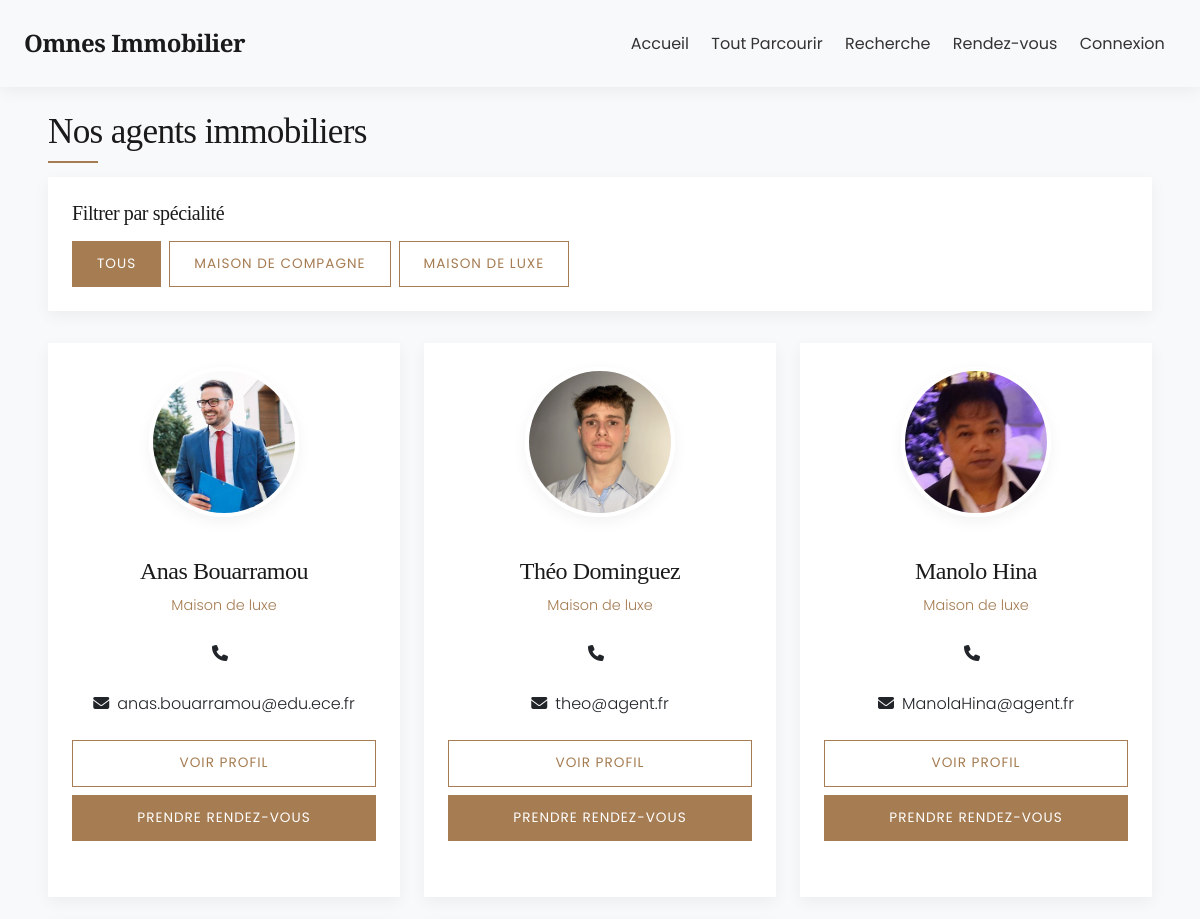
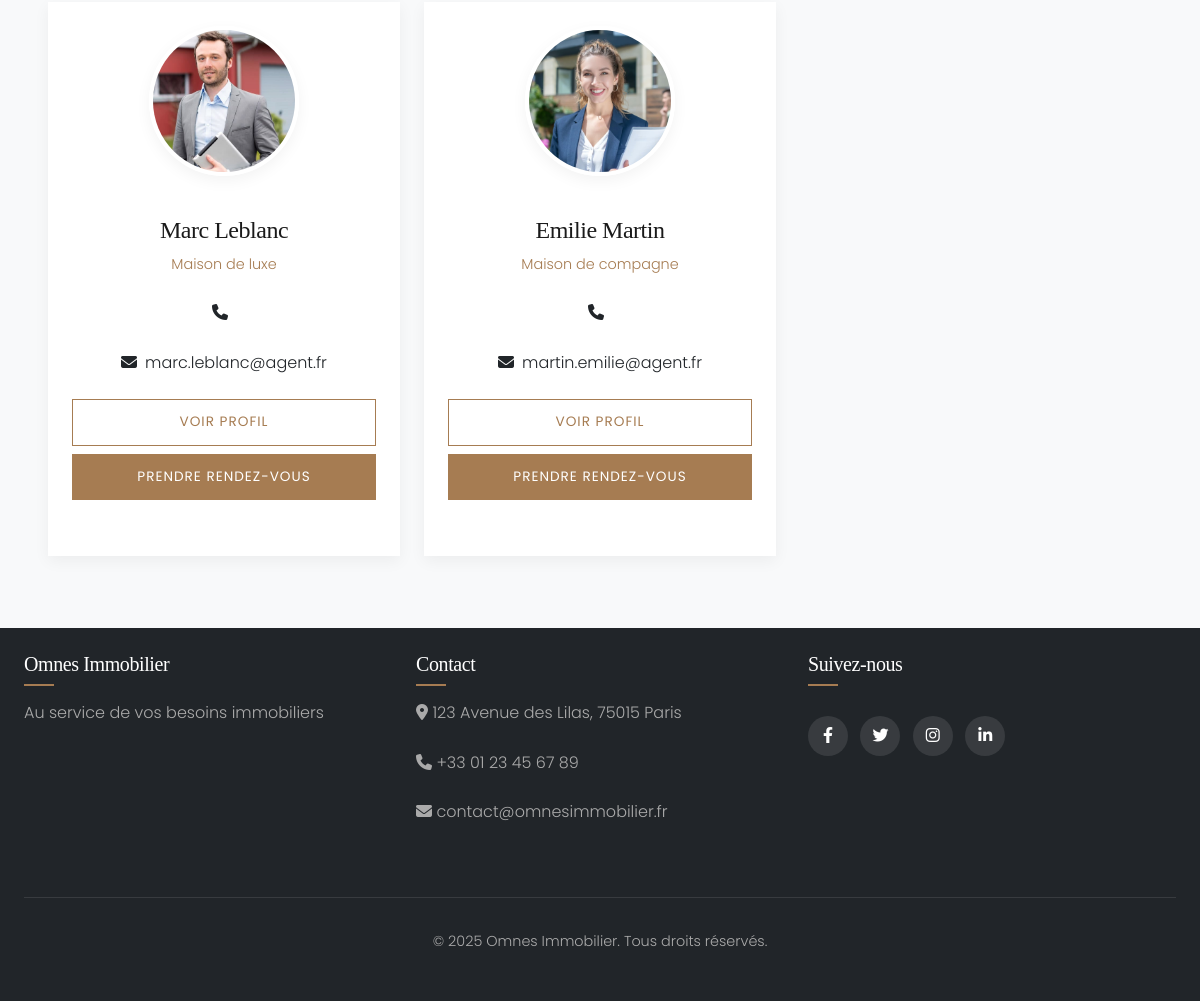
Screenshot of /agents.php with the database file from the repository (2 pictures, top to bottom).
### tables this page shows
CREATE TABLE `Agent_Immobilier` (
  `id_agent` int NOT NULL,
  `id_utilisateur` int NOT NULL,
  `specialite` varchar(100) DEFAULT NULL,
  `biographie` text,
  `cv_path` varchar(255) DEFAULT NULL,
  `photo_path` varchar(255) DEFAULT NULL
);

CREATE TABLE `Utilisateur` (
  `id_utilisateur` int NOT NULL,
  `email` varchar(100) NOT NULL,
  `mot_de_passe` varchar(255) NOT NULL,
  `nom` varchar(50) NOT NULL,
  `prenom` varchar(50) NOT NULL,
  `telephone` varchar(20) DEFAULT NULL,
  `date_inscription` datetime DEFAULT CURRENT_TIMESTAMP,
  `type_utilisateur` enum('client','agent','admin') NOT NULL,
  `statut` enum('actif','inactif') DEFAULT 'actif'
);

### config/init.php (called while the page is built, shortened)
<?php
require_once BASE_PATH . 'config/database.php';
spl_autoload_register(function($class_name) {
    $class_file = BASE_PATH . 'classes/' . $class_name . '.php';
});

### classes/database.php (called while the page is built, shortened)
<?php
class Database {
    private $dbh;
    private $stmt;
    public function __construct() {
        $this->host = DB_HOST;
        $this->port = DB_PORT;
        $this->user = DB_USER;
        $this->pass = DB_PASS;
        $this->dbname = DB_NAME;
        $dsn = 'mysql:host=' . $this->host . ';port=' . $this->port . ';dbname=' . $this->dbname . ';charset=utf8mb4';
        $options = array(
            PDO::ATTR_PERSISTENT => true,
            PDO::ATTR_ERRMODE => PDO::ERRMODE_EXCEPTION,
            PDO::ATTR_DEFAULT_FETCH_MODE => PDO::FETCH_OBJ
        );
        try {
            $this->dbh = new PDO($dsn, $this->user, $this->pass, $options);
        } catch(PDOException $e) {
            $this->error = $e->getMessage();
            error_log("Erreur de connexion à la base de données : " . $this->error);
            throw new Exception("Erreur de connexion à la base de données");
        }
    }
    public function query($query) {
        $this->stmt = $this->dbh->prepare($query);
    }
    public function execute() {
        try {
            return $this->stmt->execute();
        } catch(PDOException $e) {
            $this->error = $e->getMessage();
            error_log("Erreur d'exécution de requête : " . $this->error);
            return false;
        }
    }
    public function resultSet() {
        $this->execute();
        return $this->stmt->fetchAll();
    }
}
?>

### classes/Agent.php (called while the page is built, shortened)
<?php
class Agent {
    private $db;
    public function __construct() {
        $this->db = new Database();
    }
    public function getAllAgents() {
        try {
            $this->db->query('SELECT a.*, u.nom, u.prenom, u.email, u.telephone
                            FROM Agent_Immobilier a
                            INNER JOIN Utilisateur u ON a.id_utilisateur = u.id_utilisateur
                            ORDER BY u.nom, u.prenom');
            return $this->db->resultSet();
        } catch (Exception $e) {
            error_log("Exception lors de la récupération de tous les agents: " . $e->getMessage());
            return [];
        }
    }
}
?>

### agents.php (the view, shortened to what this page needs)
<?php
require_once BASE_PATH . 'config/init.php';
require_once BASE_PATH . 'classes/Agent.php';
$agent = new Agent();
$agents = $agent->getAllAgents();
$specialite = isset($_GET['specialite']) ? $_GET['specialite'] : null;
$specialites = [];
$all_agents = $agent->getAllAgents();
foreach ($all_agents as $a) {
    if (!empty($a->specialite) && !in_array($a->specialite, $specialites)) {
        $specialites[] = $a->specialite;
    }
}
sort($specialites);
include BASE_PATH . 'includes/header.php';
?>
<div class="container mt-4">
    <h1 class="section-title mb-4" data-aos="fade-up">Nos agents immobiliers</h1>
    <?php if (!empty($specialites)) : ?>
    <div class="mb-4" data-aos="fade-up">
        <div class="card">
            <div class="card-body">
                <h5 class="mb-3">Filtrer par spécialité</h5>
                <div class="d-flex flex-wrap gap-2">
                    <a href="/omnes-immobilier/agents.php" class="btn <?php echo !$specialite ? 'btn-primary' : 'btn-outline-primary'; ?>">
                        Tous
                    </a>
                    <?php foreach ($specialites as $spec) : ?>
                        <a href="/omnes-immobilier/agents.php?specialite=<?php echo urlencode($spec); ?>" class="btn <?php echo $specialite === $spec ? 'btn-primary' : 'btn-outline-primary'; ?>">
                            <?php echo htmlspecialchars($spec); ?>
                        </a>
                    <?php endforeach; ?>
                </div>
            </div>
        </div>
    </div>
    <?php endif; ?>
    <div class="row">
        <?php if (!empty($agents)) : ?>
            <?php foreach ($agents as $index => $agent_item) : ?>
                <div class="col-md-4 mb-4" data-aos="fade-up" data-aos-delay="<?php echo $index % 3 * 100; ?>">
                    <div class="card h-100 agent-card">
                        <div class="card-body text-center">
                            <?php if (isset($agent_item->photo_path) && $agent_item->photo_path) : ?>
                                <img src="<?php echo $agent_item->photo_path; ?>" class="agent-img" alt="<?php echo $agent_item->prenom . ' ' . $agent_item->nom; ?>" onerror="this.src='/omnes-immobilier/assets/img/agents/default.jpg'">
                            <?php else : ?>
                                <img src="/omnes-immobilier/assets/img/agents/default.jpg" class="agent-img" alt="<?php echo $agent_item->prenom . ' ' . $agent_item->nom; ?>" onerror="this.src='https://via.placeholder.com/150?text=Agent'">
                            <?php endif; ?>
                            <h4 class="agent-name mt-3"><?php echo $agent_item->prenom . ' ' . $agent_item->nom; ?></h4>
                            <p class="agent-title"><?php echo htmlspecialchars($agent_item->specialite); ?></p>
                            <div class="agent-contact mb-4">
                                <p><i class="fas fa-phone me-2"></i><?php echo htmlspecialchars($agent_item->telephone); ?></p>
                                <p><i class="fas fa-envelope me-2"></i><?php echo htmlspecialchars($agent_item->email); ?></p>
                            </div>
                            <div class="d-grid gap-2">
                                <a href="/omnes-immobilier/agent-profile.php?id=<?php echo $agent_item->id_agent; ?>" class="btn btn-outline-primary">Voir profil</a>
                                <a href="/omnes-immobilier/appointment.php?agent=<?php echo $agent_item->id_agent; ?>" class="btn btn-primary">Prendre rendez-vous</a>
                            </div>
                        </div>
                    </div>
                </div>
            <?php endforeach; ?>
        <?php endif; ?>
    </div>
</div>
<?php include BASE_PATH . 'includes/footer.php'; ?>

### assets/css/style.css (style rules this page uses)
:root { --dark-primary: #1a1a1a; --primary: #333333; --secondary: #a67c52; --light-secondary: #d4b88f; --light: #f8f9fa; --white: #ffffff; --grey: #e0e0e0; --dark-grey: #888888; --success: #4a7c59; --danger: #a63f52; --warning: #d4a150; --info: #5899a6; --transition: all 0.3s ease; --box-shadow: 0 5px 15px rgba(0, 0, 0, 0.05); --box-shadow-hover: 0 8px 25px rgba(0, 0, 0, 0.1); --font-heading: 'Playfair Display', serif; --font-body: 'Poppins', sans-serif; }
body { font-family: var(--font-body); color: var(--primary); line-height: 1.6; background-color: var(--light); font-weight: 300; }
h1, h2, h3, h4, h5, h6 { font-family: var(--font-heading); font-weight: 500; color: var(--dark-primary); letter-spacing: -0.02em; }
p { margin-bottom: 1.5rem; }
a { color: var(--secondary); text-decoration: none; transition: var(--transition); }
.container { max-width: 1280px; padding: 0 1.5rem; }
.section-title { position: relative; display: inline-block; margin-bottom: 2.5rem; font-size: 2.2rem; }
.section-title::after { content: ''; position: absolute; left: 0; bottom: -10px; width: 50px; height: 2px; background-color: var(--secondary); }
.btn { font-family: var(--font-body); font-weight: 400; padding: 0.75rem 1.5rem; border-radius: 0; transition: var(--transition); text-transform: uppercase; letter-spacing: 1px; font-size: 0.85rem; border: none; }
.btn-primary { background-color: var(--secondary); color: var(--white); border: 1px solid var(--secondary); }
.btn-outline-primary { background-color: transparent; color: var(--secondary); border: 1px solid var(--secondary); }
.card { border: none; box-shadow: var(--box-shadow); transition: var(--transition); border-radius: 0; overflow: hidden; margin-bottom: 2rem; }
.card-body { padding: 1.5rem; }
.agent-card { text-align: center; }
.agent-card .agent-img { width: 150px; height: 150px; border-radius: 50%; object-fit: cover; margin: 0 auto 1.5rem; border: 4px solid var(--white); box-shadow: var(--box-shadow); }
.agent-card .agent-name { font-family: var(--font-heading); margin-bottom: 0.5rem; }
.agent-card .agent-title { color: var(--secondary); margin-bottom: 1rem; font-size: 0.9rem; }
.agent-card .agent-contact { margin-top: 1.5rem; }

### rows the page displays
agent_immobilier: photo_path (picture), id_utilisateur.prenom "Anas", id_utilisateur.nom "Bouarramou", specialite "Maison de luxe", id_utilisateur.email "anas.bouarramou@edu.ece.fr"
agent_immobilier: photo_path (picture), id_utilisateur.prenom "Théo", id_utilisateur.nom "Dominguez", specialite "Maison de luxe", id_utilisateur.email "theo@agent.fr"
agent_immobilier: photo_path (picture), id_utilisateur.prenom "Manolo", id_utilisateur.nom "Hina", specialite "Maison de luxe", id_utilisateur.email "ManolaHina@agent.fr"
agent_immobilier: photo_path (picture), id_utilisateur.prenom "Marc", id_utilisateur.nom "Leblanc", specialite "Maison de luxe", id_utilisateur.email "marc.leblanc@agent.fr"
agent_immobilier: photo_path (picture), id_utilisateur.prenom "Emilie", id_utilisateur.nom "Martin", specialite "Maison de compagne", id_utilisateur.email "martin.emilie@agent.fr"

### other values shown
$spec "MAISON DE COMPAGNE"
$spec "MAISON DE LUXE"
